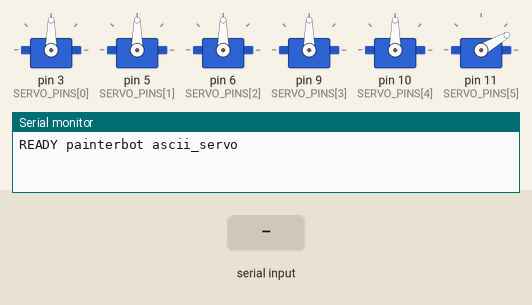
This sketch was run on a simulated Arduino Uno, built with avr-gcc and run on an emulated ATmega328P. Shown: 6 × servo, the last lines printed to the serial monitor. The test bench sets the inputs (shaded band).

Above: at 1.2 s.
1.3 s: "S\n" received over Serial
At 4.1 s:
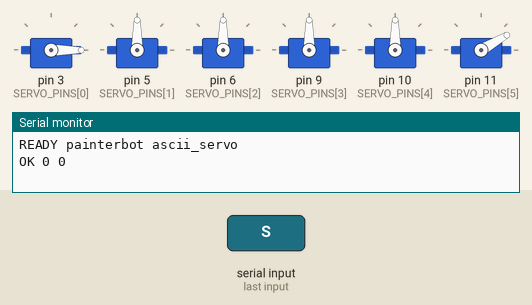
4.3 s: byte 63 ('?') received over Serial
5.8 s: "90 45\n" received over Serial
7.3 s: "S90\n" received over Serial
Timing chart, 0 to 10.3 s (numbered marks = the images above; inputs shaded):
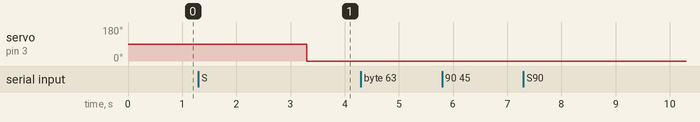

The sketch:

arduino_ascii_servo_bridge.ino
```cpp
// Minimal Arduino PWM-servo bridge for painterbot's ascii_servo protocol.
//
// Python sends one command per line:
//   S <channel> <angle>
//
// Example:
//   S 0 90
//
// This sketch is intentionally small and boring: the Python software remains the
// source of truth for safe per-joint limits; the Arduino only clamps to Servo.h's
// absolute 0..180 degree range before writing the PWM pulse.

#include <Servo.h>

const long BAUD_RATE = 115200;
const byte SERVO_COUNT = 6;

// Edit these pins to match the actual wiring.
const byte SERVO_PINS[SERVO_COUNT] = {3, 5, 6, 9, 10, 11};

Servo servos[SERVO_COUNT];
int positions[SERVO_COUNT] = {90, 90, 90, 90, 90, 30};

void setup() {
  Serial.begin(BAUD_RATE);

  for (byte ch = 0; ch < SERVO_COUNT; ch++) {
    servos[ch].attach(SERVO_PINS[ch]);
    servos[ch].write(positions[ch]);
  }

  Serial.println("READY painterbot ascii_servo");
}

void loop() {
  if (!Serial.available()) {
    return;
  }

  char cmd = Serial.read();
  if (cmd == '\n' || cmd == '\r' || cmd == ' ') {
    return;
  }

  if (cmd == 'S' || cmd == 's') {
    handleServoCommand();
  } else if (cmd == '?') {
    printPositions();
  } else {
    discardLine();
    Serial.println("ERR unknown command");
  }
}

void handleServoCommand() {
  int channel = Serial.parseInt();
  float angle = Serial.parseFloat();
  discardLine();

  if (channel < 0 || channel >= SERVO_COUNT) {
    Serial.println("ERR channel");
    return;
  }

  int clamped = constrain((int)round(angle), 0, 180);
  positions[channel] = clamped;
  servos[channel].write(clamped);

  Serial.print("OK ");
  Serial.print(channel);
  Serial.print(" ");
  Serial.println(clamped);
}

void printPositions() {
  Serial.print("POS");
  for (byte ch = 0; ch < SERVO_COUNT; ch++) {
    Serial.print(" ");
    Serial.print(positions[ch]);
  }
  Serial.println();
}

void discardLine() {
  while (Serial.available()) {
    char c = Serial.read();
    if (c == '\n' || c == '\r') {
      break;
    }
  }
}
```

Measured:
- after the input at 1.3 s, servo on pin 3 (SERVO_PINS[0]): 90° → 0° after 2.0 s
